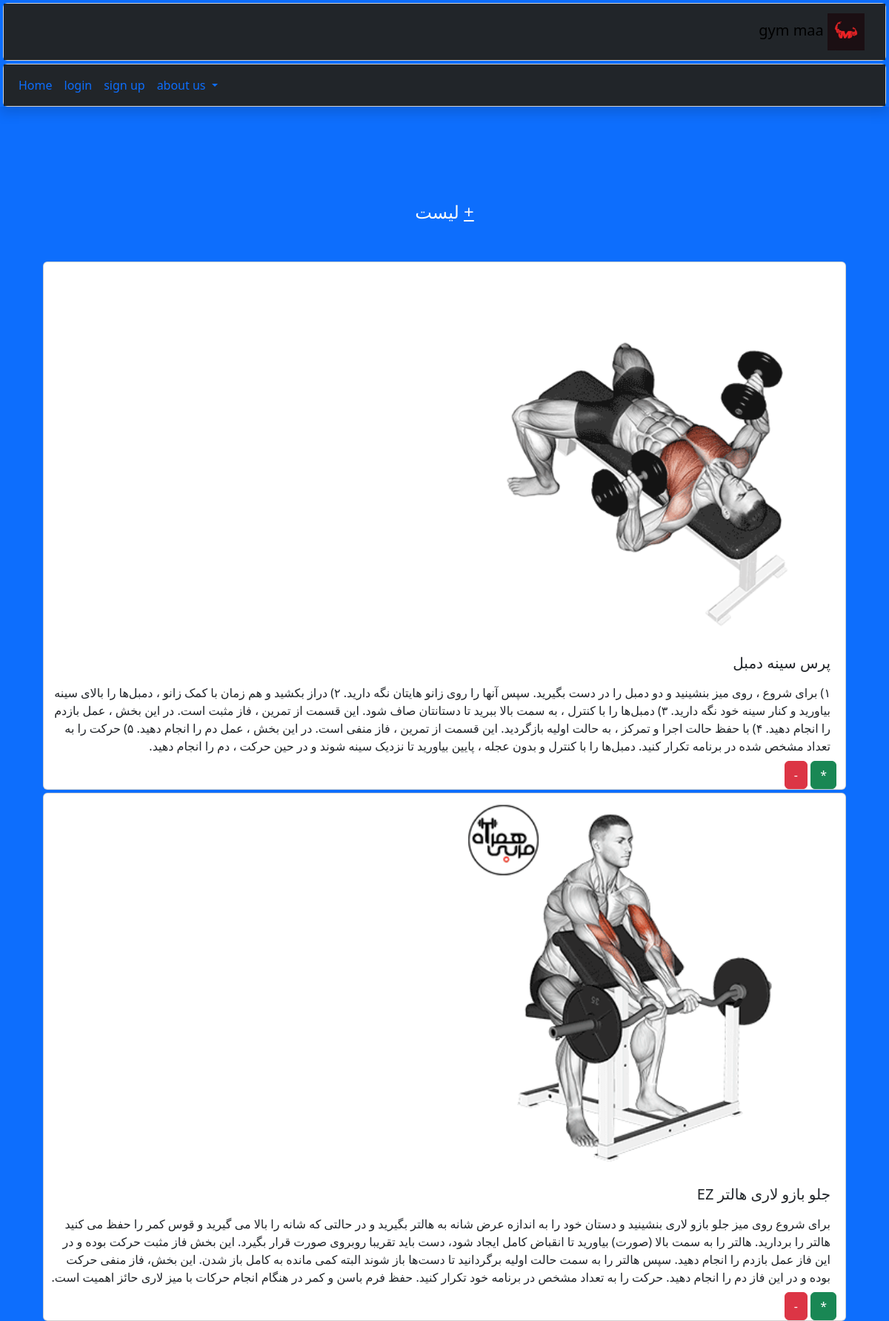
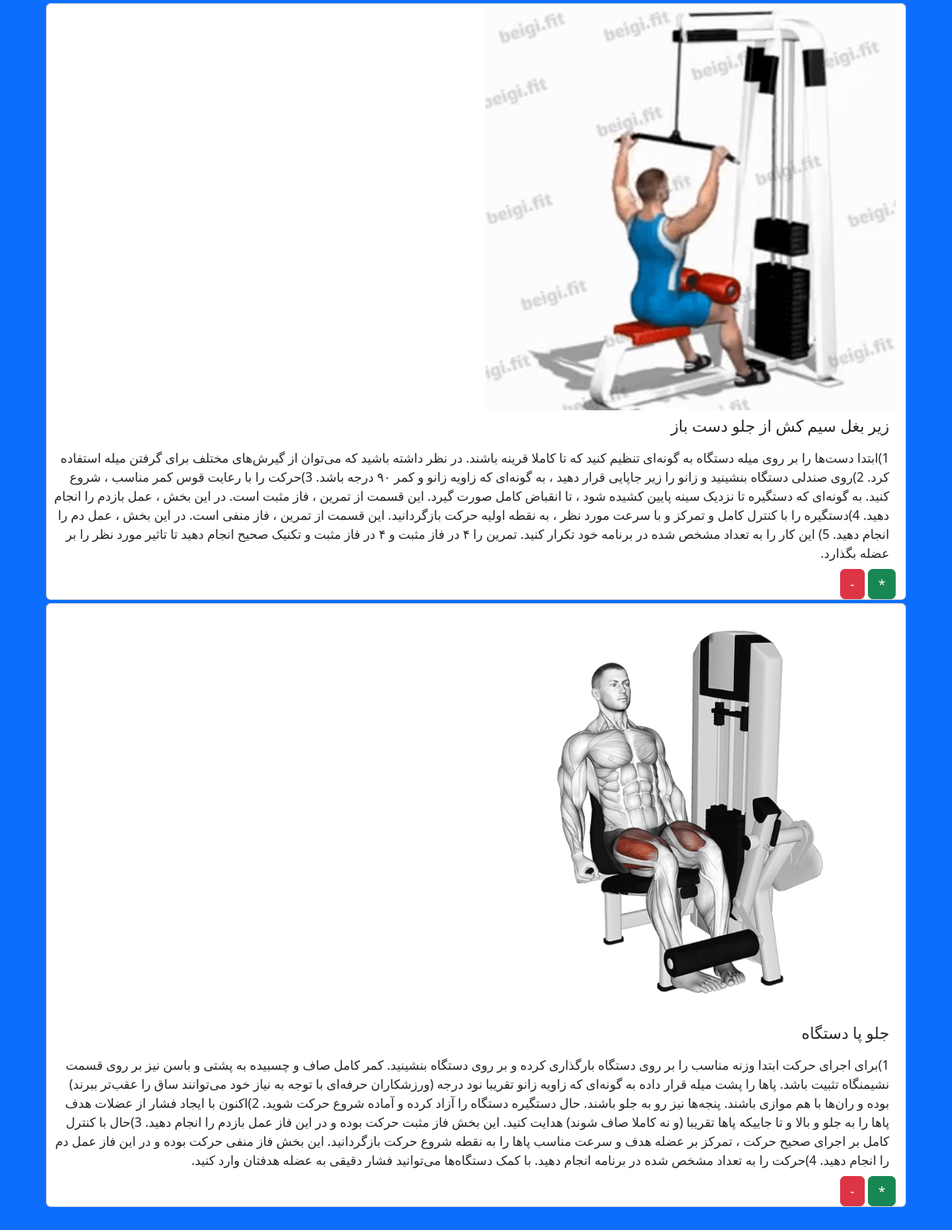
The app's page /admin.php (upper part) with its own data (2 pictures, top to bottom).
### tables this page shows
CREATE TABLE `new` (
  `id` int(11) NOT NULL,
  `title` varchar(40) NOT NULL,
  `text` text NOT NULL,
  `imageurl` text NOT NULL
);

### admin.php (the view, shortened to what this page needs)
<?php
include("header.php");
?>
<div class="row text-center text-light" style="margin-top: 8rem;">
    <h4 class="col mb-5">
        <a class="text-light" href="new_add.php">+</a>
        لیست
</h4>
</div>
<?php
$link=mysqli_connect("localhost","root","","gym");
$result=mysqli_query($link,"SELECT * FROM `new`");
$row=mysqli_fetch_array($result);
while($row){
?>
<div class="row card m-1">
    <img class="col-12 col-md-6 card-image mt-1" src="<?php echo($row["imageurl"]); ?>" >
    <span class="col-12 m-2 h5"><?php echo($row["title"]);?></span>
    <span class="col-12 m-2"><?php echo($row["text"]); ?></span>
    <div class="col">
        <a class="btn btn-success" href="new_edit.php?id=<?php echo($row["id"]); ?>">*</a>
        <a class="btn btn-danger" href="new_delete.php?id=<?php echo($row["id"]); ?>">-</a>
    </div>
</div>
<?php
$row=mysqli_fetch_array($result);
}
?>

### header.php (shortened to what this page needs)
<!DOCTYPE html>
<html lang="fa" dir="rtl">
<head>
    <link href="https://cdn.jsdelivr.net/npm/bootstrap@5.3.3/dist/css/bootstrap.min.css" rel="stylesheet">
</head>
<body class="bg-primary">
    <div id="asl">
   <header class="shadow">
    <div class="card m-1" >
    <nav class="navbar navbar-expand-lg bg-dark">
        <div class="container-fluid">
          <a class="navbar-brand" href="index.php">
            <img src="./img/fitness-gym-logo-letter-m-260nw-2420954215.jpg" alt="Logo" width="50" height="50" class=" align-items-center">
            gym maa
          </a>
        </div>
      </nav>
    </div>
    <div class="card m-1" >
    <nav class="navbar navbar-expand-lg bg-dark" dir="ltr">
        <div class="container-fluid">
          <div class="collapse navbar-collapse text-primary" id="navbarSupportedContent">
            <ul class="navbar-nav me-auto mb-2 mb-lg-0">
              <li class="nav-item">
                <a class="nav-link active text-primary" aria-current="page" href="index.php">Home</a>
              </li>
              <?php if(isset($_SESSION["login"])){ ?>
                <li class="nav-item">
                  <a class="nav-link text-primary" href="logout.php">logout</a>
                </li>
                <?php }else{ ?>
              <li class="nav-item">
                <a class="nav-link active text-primary" aria-current="page" href="login.php">login</a>
              </li>
              <li class="nav-item">
                <a class="nav-link text-primary" href="signup.php">sign up</a>
              </li>
              <?php } ?>
              <li class="nav-item dropdown">
                <a class="nav-link dropdown-toggle text-primary" href="footer.php" role="button" data-bs-toggle="dropdown" aria-expanded="false">
                  about us
                </a>
              </li>
              </div>
          </div>
        </div>
</header>
 <main id="div2" class="container  justify-content-evenly col-12 ">
    <div class="container">

### records on screen
new: imageurl (picture), title "پرس سینه دمبل", text "۱) برای شروع ، روی میز بنشینید و دو دمبل را در دست بگیرید. سپس آنها را روی زانو هایتان نگه دارید. ۲) دراز بکشید و هم زمان با کمک زانو ، دمبل‌ها را بالای سینه بیاورید و کنار سینه خود نگه دارید. ۳) دمبل‌ها را با کنترل ، به سمت بالا ببرید تا دستانتان صاف شود. این قسمت از تمرین ، فاز مثبت است. در این بخش ، عمل بازدم را انجام دهید. ۴) با حفظ حالت اجرا و تمرکز ، به حالت اولیه بازگردید. این قسمت از تمرین ، فاز منفی است. در این بخش ، عمل دم را انجام دهید. ۵) حرکت را به تعداد مشخص شده در برنامه تکرار کنید. دمبل‌ها را با کنترل و بدون عجله ، پایین بیاورید تا نزدیک سینه شوند و در حین حرکت ، دم را انجام دهید."
new: imageurl (picture), title "جلو بازو لاری هالتر EZ", text "برای شروع روی میز جلو بازو لاری بنشینید و دستان خود را به اندازه عرض شانه به هالتر بگیرید و در حالتی که شانه را بالا می گیرید و قوس کمر را حفظ می کنید هالتر را بردارید. هالتر را به سمت بالا (صورت) بیاورید تا انقباض کامل ایجاد شود، دست باید تقریبا روبروی صورت قرار بگیرد. این بخش فاز مثبت حرکت بوده و در این فاز عمل بازدم را انجام دهید. سپس هالتر را به سمت حالت اولیه برگردانید تا دست‌ها باز شوند البته کمی مانده به کامل باز شدن. این بخش، فاز منفی حرکت بوده و در این فاز دم را انجام دهید. حرکت را به تعداد مشخص در برنامه خود تکرار کنید. حفظ فرم باسن و کمر در هنگام انجام حرکات با میز لاری حائز اهمیت است."
new: imageurl (picture), title "زیر بغل سیم کش از جلو دست باز", text "1)ابتدا دست‌ها را بر روی میله دستگاه به گونه‌ای تنظیم کنید که تا کاملا قرینه باشند. در نظر داشته باشید که می‌توان از گیرش‌های مختلف برای گرفتن میله استفاده کرد. 2)روی صندلی دستگاه بنشینید و زانو را زیر جاپایی قرار دهید ، به گونه‌ای که زاویه زانو و کمر ۹۰ درجه باشد. 3)حرکت را با رعایت قوس کمر مناسب ، شروع کنید. به گونه‌ای که دستگیره تا نزدیک سینه پایین کشیده شود ، تا انقباض کامل صورت گیرد. این قسمت از تمرین ، فاز مثبت است. در این بخش ، عمل بازدم را انجام دهید. 4)دستگیره را با کنترل کامل و تمرکز و با سرعت مورد نظر ، به نقطه اولیه حرکت بازگردانید. این قسمت از تمرین ، فاز منفی است. در این بخش ، عمل دم را انجام دهید. 5) این کار را به تعداد مشخص شده در برنامه خود تکرار کنید. تمرین را ۴ در فاز…"
new: imageurl (picture), title "جلو پا دستگاه", text "1)برای اجرای حرکت ابتدا وزنه مناسب را بر روی دستگاه بارگذاری کرده و بر روی دستگاه بنشینید. کمر کامل صاف و چسبیده به پشتی و باسن نیز بر روی قسمت نشیمنگاه تثبیت باشد. پاها را پشت میله قرار داده به گونه‌ای که زاویه زانو تقریبا نود درجه (ورزشکاران حرفه‌ای با توجه به نیاز خود می‌توانند ساق را عقب‌تر ببرند) بوده و ران‌ها با هم موازی باشند. پنجه‌ها نیز رو به جلو باشند. حال دستگیره دستگاه را آزاد کرده و آماده شروع حرکت شوید. 2)اکنون با ایجاد فشار از عضلات هدف پاها را به جلو و بالا و تا جاییکه پاها تقریبا (و نه کاملا صاف شوند) هدایت کنید. این بخش فاز مثبت حرکت بوده و در این فاز عمل بازدم را انجام دهید. 3)حال با کنترل کامل بر اجرای صحیح حرکت ، تمرکز بر عضله هدف و سرعت مناسب پاها را به نقطه شروع حرکت…"
